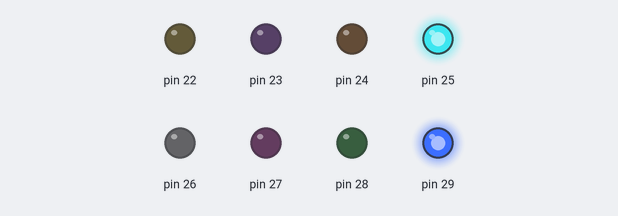
The sketch below on a simulated Arduino Mega 2560, built with avr-gcc and run on an emulated ATmega2560. On the bench: output pins drawn as LEDs (lit = HIGH).

Above: at 0.1 s.
At 1.4 s:
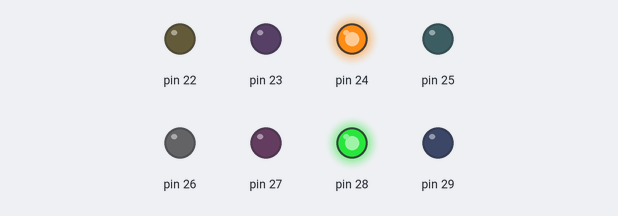
At 2.7 s:
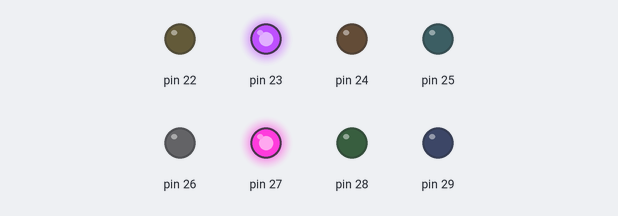
At 4.0 s:
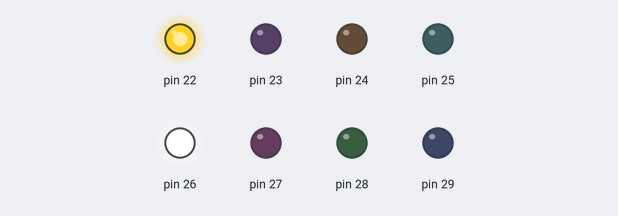
Timing chart, 0 to 5.5 s (numbered marks = the images above):
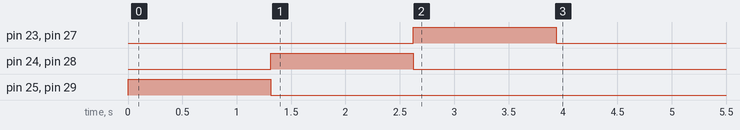

The sketch:

ETALVIS_Problem_03_01.ino
```cpp
//EMBEDDED SYSTEMS PROGRAMMING - GPIO
//LED Control Problems
//SET 03 Problem 01
//Connect 8 LEDs to Port A from bit0 to bit7
//Problem: GLow the LEDs in the following order
//3,7 delay - 2,6 delay - 1,5 delay - 0,4 delay
void delay1();//delay function declaration
void setup() {
  // put your setup code here, to run once:
  volatile char *ddrA,*outA;
  ddrA = 0x21;outA=0x22;
  *ddrA=0xFF;//setting entire PORTA as OUTPUT
  unsigned char glowLeds[4]={0x88,0x44,0x22,0x11};
  volatile int g ;
  for(g=0;g<4;g++)
  {
    *outA = glowLeds[g];
    delay1();//calling delay function
  }

}
void loop() {
  // put your main code here, to run repeatedly:
}
void delay1()//delay function defination
{
  volatile long d;
  for(d=0;d<=600000;d++);
}
```
